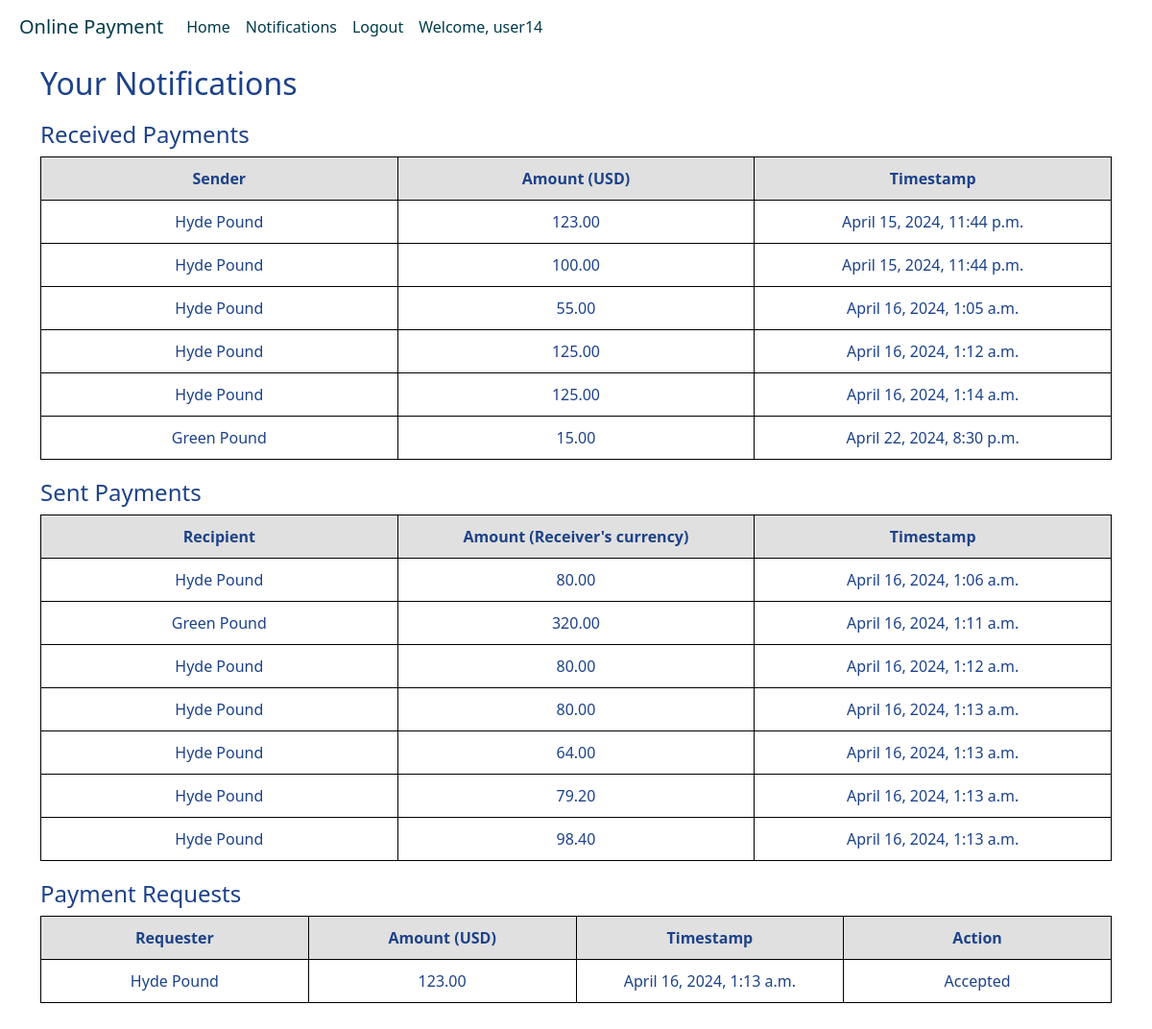
The app's page /payapp/notifications/ (signed in), older data.
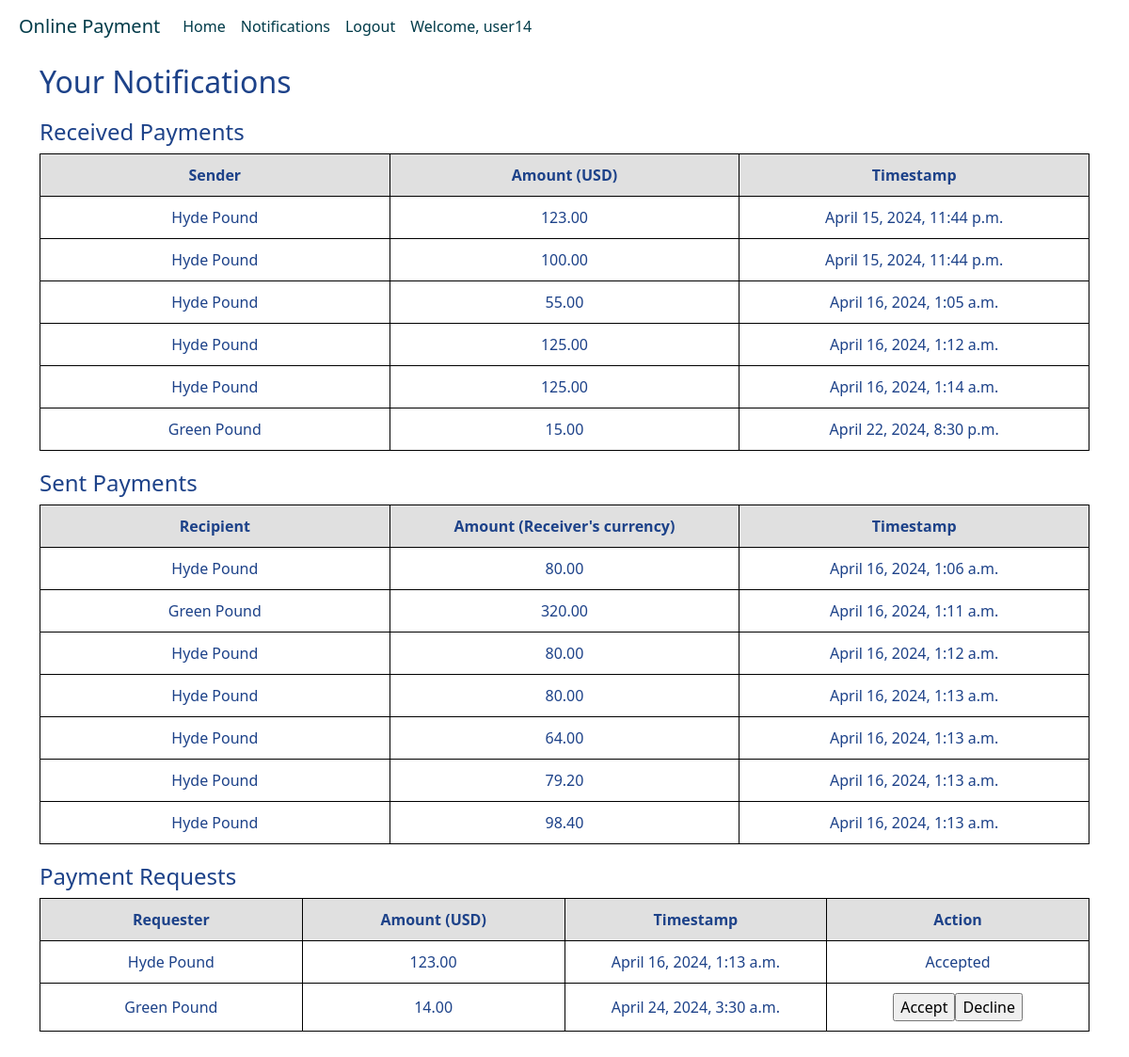
The same page, newer data.
### payapp/models.py (models this page shows, shortened)
class Transaction(models.Model):
    sender = models.ForeignKey(UserProfile, on_delete=models.CASCADE, related_name='sent_transactions')
    recipient = models.ForeignKey(UserProfile, on_delete=models.CASCADE, related_name='received_transactions')
    amount = models.DecimalField(max_digits=10, decimal_places=2)
    timestamp = models.DateTimeField(auto_now_add=True)

class PaymentRequest(models.Model):
    sender = models.ForeignKey(UserProfile, related_name='sent_payment_requests', on_delete=models.CASCADE)
    recipient = models.ForeignKey(UserProfile, related_name='received_payment_requests', on_delete=models.CASCADE)
    amount = models.DecimalField(max_digits=10, decimal_places=2)
    timestamp = models.DateTimeField(auto_now_add=True)
    is_accepted = models.BooleanField(null=True, blank=True)

### register/models.py (models this page shows, shortened)
class UserProfile(models.Model):
    user = models.OneToOneField(User, on_delete=models.CASCADE)
    first_name = models.CharField(max_length=100)
    last_name = models.CharField(max_length=100)
    email = models.EmailField()
    currency = models.CharField(max_length=3)
    balance = models.DecimalField(max_digits=10, decimal_places=2, default=1000)
    timestamp = models.DateTimeField(auto_now_add=True)

### payapp/views.py (the view)
# urls.py: path('notifications/', views.notifications, name='notifications'),
@login_required
def notifications(request):
    received_payments = Transaction.objects.filter(recipient=request.user.userprofile)
    sent_payments = Transaction.objects.filter(sender=request.user.userprofile)
    payment_requests = PaymentRequest.objects.filter(sender=request.user.userprofile)
    user_currency = request.user.userprofile.currency
    return render(request, 'notifications.html', {
        'received_payments': received_payments,
        'sent_payments': sent_payments,
        'payment_requests': payment_requests,
        'user_currency': user_currency
    })

### templates/notifications.html (shortened to what this page needs)
{% extends './base.html' %}
{% block content %}
    <h2>Your Notifications</h2>
    <h4>Received Payments</h4>
    <table>
        <tr>
            <th>Sender</th>
            <th>Amount ({{ user_currency }})</th>
            <th>Timestamp</th>
        </tr>
        {% for payment in received_payments %}
            <tr>
                <td>{{ payment.sender.user.first_name }} {{ payment.sender.user.last_name }}</td>
                <td>{{ payment.amount }}</td>
                <td>{{ payment.timestamp }}</td>
            </tr>
        {% empty %}
            <tr>
                <td colspan="3">No received payments yet.</td>
            </tr>
        {% endfor %}
    </table>
    <h4>Sent Payments</h4>
    <table>
        <tr>
            <th>Recipient</th>
            <th>Amount (Receiver's currency)</th>
            <th>Timestamp</th>
        </tr>
        {% for payment in sent_payments %}
            <tr>
                <td>{{ payment.recipient.user.first_name }} {{ payment.recipient.user.last_name }}</td>
                <td>{{ payment.amount }}</td>
                <td>{{ payment.timestamp }}</td>
            </tr>
        {% empty %}
            <tr>
                <td colspan="3">No sent payments yet.</td>
            </tr>
        {% endfor %}
    </table>
    <h4>Payment Requests</h4>
    <table>
        <tr>
            <th>Requester</th>
            <th>Amount ({{ user_currency }})</th>
            <th>Timestamp</th>
            <th>Action</th>
        </tr>
        {% for request in payment_requests %}
            <tr>
                <td>{{ request.recipient.user.first_name }} {{ request.recipient.user.last_name }}</td>
                <td>{{ request.amount }}</td>
                <td>{{ request.timestamp }}</td>
                <td>
                    {% if request.is_accepted == None %}
                        <form method="post" style="display: flex; justify-content: center;">
                            <input type="submit" value="Accept" onclick="this.form.action='{% url 'accept_payment_request' request.id %}';">
                            <input type="submit" value="Decline" onclick="this.form.action='{% url 'decline_payment_request' request.id %}';">
                        </form>
                    {% elif request.is_accepted %}
                        Accepted
                    {% else %}
                        Declined
                    {% endif %}
                </td>
        {% empty %}
            <tr>
                <td colspan="4">No payment requests yet.</td>
            </tr>
        {% endfor %}
    </table>
{% endblock %}

Row changes from the older to the newer data that the page shows:
added PaymentRequest: recipient.user.first_name "Green", recipient.user.last_name "Pound", amount "14.00", timestamp "April 24, 2024, 3:30 a.m.", id "Accept", id "Decline"
